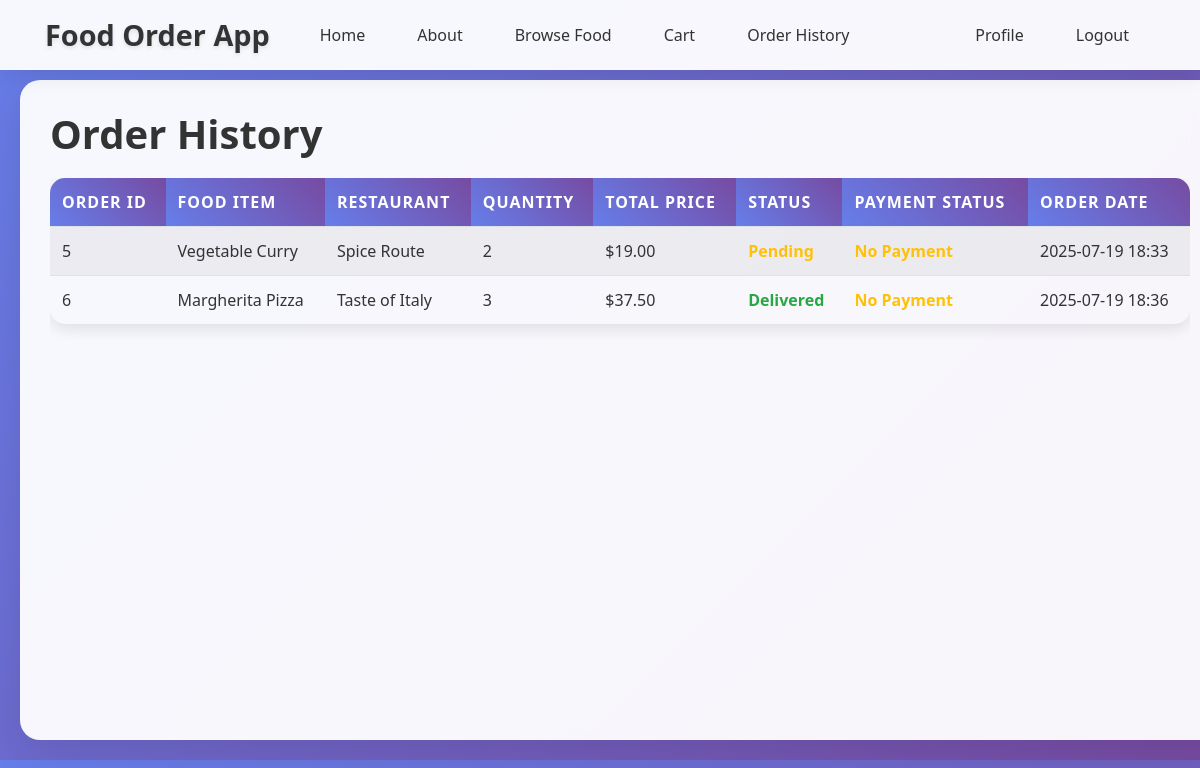
The page /customer/order_history (signed in) on the database as committed earlier.
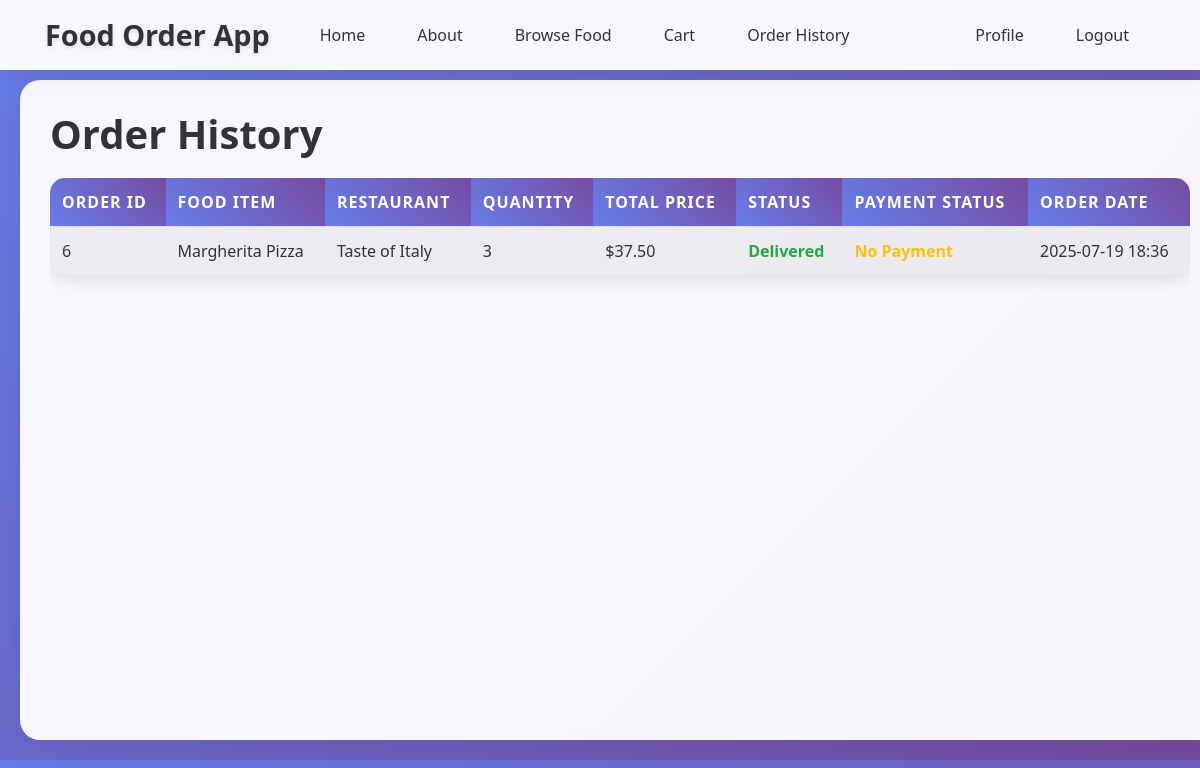
The same page on the database as committed later.
### app/models/order.py (models this page shows, shortened)
class Order(db.Model):
    __tablename__ = 'orders'
    id = db.Column(db.Integer, primary_key=True)
    customer_id = db.Column(db.Integer, db.ForeignKey('users.id'), nullable=False)
    food_item_id = db.Column(db.Integer, db.ForeignKey('food_items.id'), nullable=False)
    restaurant_id = db.Column(db.Integer, db.ForeignKey('users.id'), nullable=False)
    quantity = db.Column(db.Integer, nullable=False)
    total_price = db.Column(db.Numeric(10, 2), nullable=False)
    status = db.Column(db.Enum('pending', 'accepted', 'preparing', 'ready', 'delivered', 'cancelled', name='order_status'), default='pending')
    payment_id = db.Column(db.Integer, db.ForeignKey('payments.id'), nullable=True)
    order_date = db.Column(db.DateTime, default=datetime.utcnow)
    payment = db.relationship("Payment", backref="order", uselist=False, foreign_keys="Order.payment_id")

### app/models/food_item.py (models this page shows, shortened)
class FoodItem(db.Model):
    __tablename__ = 'food_items'
    id = db.Column(db.Integer, primary_key=True)
    name = db.Column(db.String(100), nullable=False)
    description = db.Column(db.Text, nullable=True)
    price = db.Column(db.Numeric(10, 2), nullable=False)
    image_url = db.Column(db.String(200), nullable=True)
    restaurant_id = db.Column(db.Integer, db.ForeignKey('users.id'), nullable=False)
    created_at = db.Column(db.DateTime, default=datetime.utcnow)
    orders = db.relationship('Order', backref='food_item', lazy=True)

### app/models/user.py (models this page shows, shortened)
class User(db.Model, UserMixin):
    __tablename__ = 'users'
    id = db.Column(db.Integer, primary_key=True)
    name = db.Column(db.String(100), nullable=False)
    email = db.Column(db.String(120), unique=True, nullable=False)
    phone_number = db.Column(db.String(20), unique=True, nullable=False)
    location = db.Column(db.String(200), nullable=False)
    password = db.Column(db.String(60), nullable=False)
    role = db.Column(db.Enum('admin', 'customer', 'restaurant', name='user_roles'), default='customer')
    status = db.Column(db.Enum('active', 'pending', 'suspended', name='account_status'), default='active')
    food_items = db.relationship('FoodItem', backref='restaurant_owner', lazy=True, foreign_keys='FoodItem.restaurant_id')
    orders_as_customer = db.relationship('Order', backref='customer_user', lazy=True, foreign_keys='Order.customer_id')
    orders_as_restaurant = db.relationship('Order', backref='restaurant_user', lazy=True, foreign_keys='Order.restaurant_id')
    payments_as_customer = db.relationship('Payment', backref='customer_payer', lazy=True, foreign_keys='Payment.customer_id')
    payments_as_restaurant = db.relationship('Payment', backref='restaurant_receiver', lazy=True, foreign_keys='Payment.restaurant_id')

### app/routes/customer.py (the view)
@customer.route("/order_history")
@login_required
@customer_required
def order_history():
    orders = Order.query.filter_by(customer_id=current_user.id).all()
    return render_template("order_history.html", orders=orders)

### app/templates/order_history.html
{% extends "base.html" %}
{% block content %}
    <h1>Order History</h1>
    {% if orders %}
        <div class="table-responsive">
            <table class="table table-striped">
                <thead>
                    <tr>
                        <th>Order ID</th>
                        <th>Food Item</th>
                        <th>Restaurant</th>
                        <th>Quantity</th>
                        <th>Total Price</th>
                        <th>Status</th>
                        <th>Payment Status</th>
                        <th>Order Date</th>
                    </tr>
                </thead>
                <tbody>
                    {% for order in orders %}
                        <tr>
                            <td>{{ order.id }}</td>
                            <td>{{ order.food_item.name }}</td>
                            <td>{{ order.restaurant_user.name }}</td>
                            <td>{{ order.quantity }}</td>
                            <td>${{ order.total_price }}</td>
                            <td><span class="order-status {{ order.status }}">{{ order.status.title() }}</span></td>
                            <td>
                                {% if order.payment %}
                                    <span class="payment-status {{ order.payment.payment_status }}">{{ order.payment.payment_status.title() }}</span>
                                {% else %}
                                    <span class="payment-status pending">No Payment</span>
                                {% endif %}
                            </td>
                            <td>{{ order.order_date.strftime('%Y-%m-%d %H:%M') }}</td>
                        </tr>
                    {% endfor %}
                </tbody>
            </table>
        </div>
    {% else %}
        <div class="alert alert-info">
            <h4>No orders yet!</h4>
            <p><a href="{{ url_for('customer.browse') }}">Browse food items</a> to place your first order.</p>
        </div>
    {% endif %}
{% endblock content %}

### app/templates/base.html (shortened to what this page needs)
<!DOCTYPE html>
<html>
<head>
    <link rel="stylesheet" href="https://cdn.jsdelivr.net/npm/bootstrap@4.0.0/dist/css/bootstrap.min.css">
    <link rel="stylesheet" href="https://cdnjs.cloudflare.com/ajax/libs/font-awesome/5.15.3/css/all.min.css">
    <link rel="stylesheet" type="text/css" href="{{ url_for("static", filename="main.css") }}">
</head>
<body>
    <header class="site-header">
      <nav class="navbar navbar-expand-md navbar-dark bg-steel fixed-top d-none d-md-flex">
        <div class="container">
          <a class="navbar-brand mr-4" href="/">Food Order App</a>
          <div class="collapse navbar-collapse" id="navbarToggle">
            <div class="navbar-nav mr-auto">
              <a class="nav-item nav-link" href="{{ url_for("main.home") }}">Home</a>
              <a class="nav-item nav-link" href="{{ url_for("main.about") }}">About</a>
              {% if current_user.is_authenticated %}
                {% if current_user.role == "admin" %}
                  <a class="nav-item nav-link" href="{{ url_for("admin.dashboard") }}">Admin Dashboard</a>
                {% elif current_user.role == "restaurant" %}
                  <a class="nav-item nav-link" href="{{ url_for("restaurant.dashboard") }}">Restaurant Dashboard</a>
                {% elif current_user.role == "customer" %}
                  <a class="nav-item nav-link" href="{{ url_for("customer.browse") }}">Browse Food</a>
                  <a class="nav-item nav-link" href="{{ url_for("customer.view_cart") }}">Cart</a>
                  <a class="nav-item nav-link" href="{{ url_for("customer.order_history") }}">Order History</a>
                {% endif %}
              {% endif %}
            </div>
            <div class="navbar-nav">
              {% if current_user.is_authenticated %}
                <a class="nav-item nav-link" href="{{ url_for("customer.profile") }}">Profile</a>
                <a class="nav-item nav-link" href="{{ url_for("auth.logout") }}">Logout</a>
              {% else %}
                <a class="nav-item nav-link" href="{{ url_for("auth.login") }}">Login</a>
                <a class="nav-item nav-link" href="{{ url_for("auth.register") }}">Register</a>
              {% endif %}
            </div>
          </div>
        </div>
      </nav>
    </header>
    <main role="main" class="container-fluid">
      <div class="row">
        <div class="col-12">
          {% block content %}{% endblock %}
        </div>
      </div>
    </main>
</body>
</html>

### app/static/main.css (style rules this page uses)
body { background: #fafafa; color: #333333; margin-top: 5rem; }
h1, h2, h3, h4, h5, h6 { color: #444444; }
.bg-steel { background-color: #5f788a; }
.site-header .navbar-nav .nav-link { color: #cbd5db; }
.order-status { font-weight: bold; }
.order-status.delivered { color: #28a745; }
.payment-status { font-weight: bold; }
.payment-status.pending { color: #ffc107; }
body { padding-bottom: 70px; }
@media (min-width: 768px) { body { background: linear-gradient(135deg, #667eea 0%, #764ba2 100%); font-family: 'Segoe UI', Tahoma, Geneva, Verdana, sans-serif; padding-bottom: 0; } }
@media (min-width: 768px) { .site-header .navbar { background: rgba(255, 255, 255, 0.95); backdrop-filter: blur(10px); box-shadow: 0 4px 20px rgba(0, 0, 0, 0.1); border-bottom: 1px solid rgba(255, 255, 255, 0.2); } }
@media (min-width: 768px) { .site-header .navbar-brand { font-weight: 700; font-size: 1.8rem; color: #333 !important; text-shadow: 0 2px 4px rgba(0, 0, 0, 0.1); } }
@media (min-width: 768px) { .site-header .navbar-nav .nav-link { color: #333 !important; font-weight: 500; margin: 0 10px; padding: 8px 16px !important; border-radius: 25px; transition: all 0.3s ease; position: relative; } }
@media (min-width: 768px) { .container-fluid { background: rgba(255, 255, 255, 0.95); margin: 20px; border-radius: 20px; box-shadow: 0 10px 40px rgba(0, 0, 0, 0.1); backdrop-filter: blur(10px); min-height: calc(100vh - 140px); } }
@media (min-width: 768px) { .col-12 { padding: 30px; } }
@media (min-width: 768px) { h1, h2, h3, h4, h5, h6 { color: #333; font-weight: 700; margin-bottom: 20px; } }
@media (min-width: 768px) { .table { border-radius: 15px; overflow: hidden; box-shadow: 0 5px 15px rgba(0, 0, 0, 0.1); } }
@media (min-width: 768px) { .table thead th { background: linear-gradient(45deg, #667eea, #764ba2); color: white; border: none; font-weight: 600; text-transform: uppercase; letter-spacing: 1px; } }
@media (min-width: 768px) { .table tbody tr { transition: all 0.3s ease; } }

Rows that differ between the two databases and show on the page:
removed Order: id "5", food_item.name "Vegetable Curry", restaurant_user.name "Spice Route", quantity "2", total_price "19.00", status "Pending", order_date "2025-07-19 18:33"
